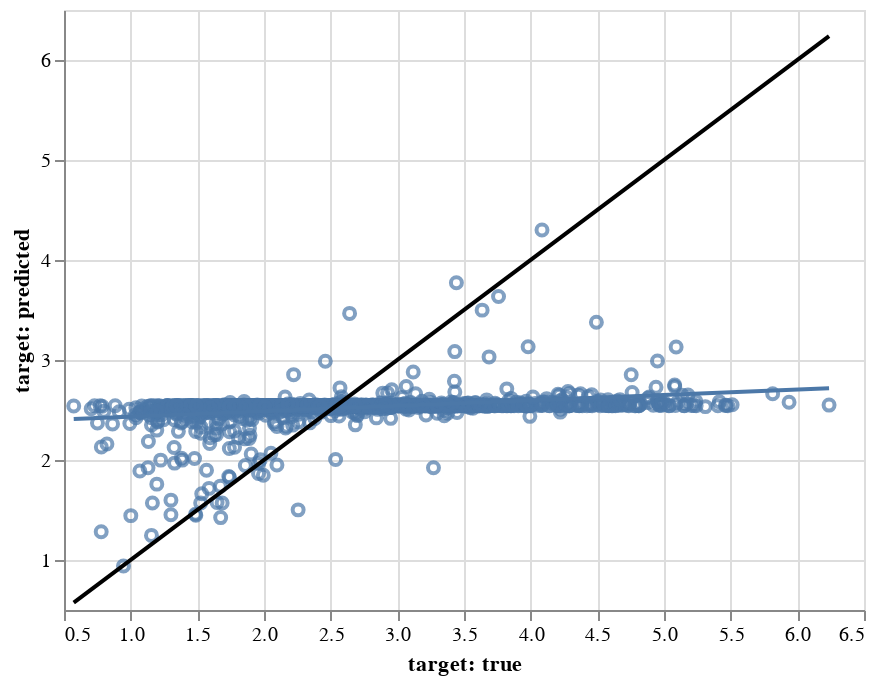

Notebook code cell kept with this figure:
### Code cell
tox_model.visualize('pair_predict', test, untransform=True)

### Figure 1 — Vega-Lite specification as saved in the notebook (floating-point values rounded to 4 significant figures; data arrays with more than 128 entries replaced by an {"elided": "..."} marker saying what was removed)
{"config": {"view": {"continuousWidth": 400, "continuousHeight": 300}}, "layer": [{"mark": "point", "encoding": {"x": {"type": "quantitative", "field": "target: true", "scale": {"zero": false}}, "y": {"type": "quantitative", "field": "target: predicted", "scale": {"zero": false}}}}, {"mark": "line", "encoding": {"x": {"type": "quantitative", "field": "target: true", "scale": {"zero": false}}, "y": {"type": "quantitative", "field": "target: predicted", "scale": {"zero": false}}}, "transform": [{"on": "target: true", "regression": "target: predicted"}]}, {"data": {"name": "data-acb18f9be6000d03b9f7788e5a4e3993"}, "mark": {"type": "line", "color": "black"}, "encoding": {"x": {"type": "quantitative", "field": "target: true"}, "y": {"type": "quantitative", "field": "target: predicted"}}}], "data": {"name": "data-bf31367c9bd71389d352be10e6ee1aa3"}, "$schema": "https://vega.github.io/schema/vega-lite/v4.8.1.json", "datasets": {"data-bf31367c9bd71389d352be10e6ee1aa3": {"elided": "1469 records"}, "data-acb18f9be6000d03b9f7788e5a4e3993": [{"target: true": 0.573, "target: predicted": 0.573}, {"target: true": 6.238, "target: predicted": 6.238}]}}
